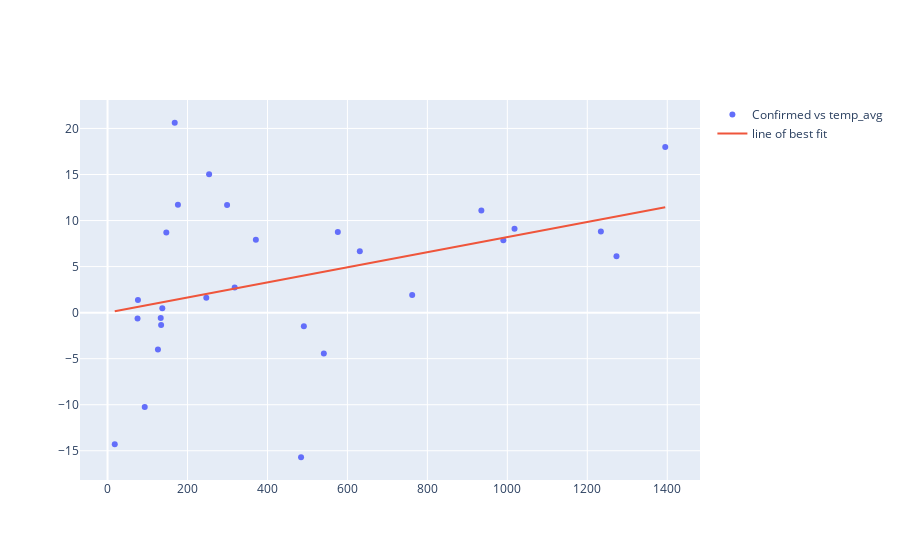
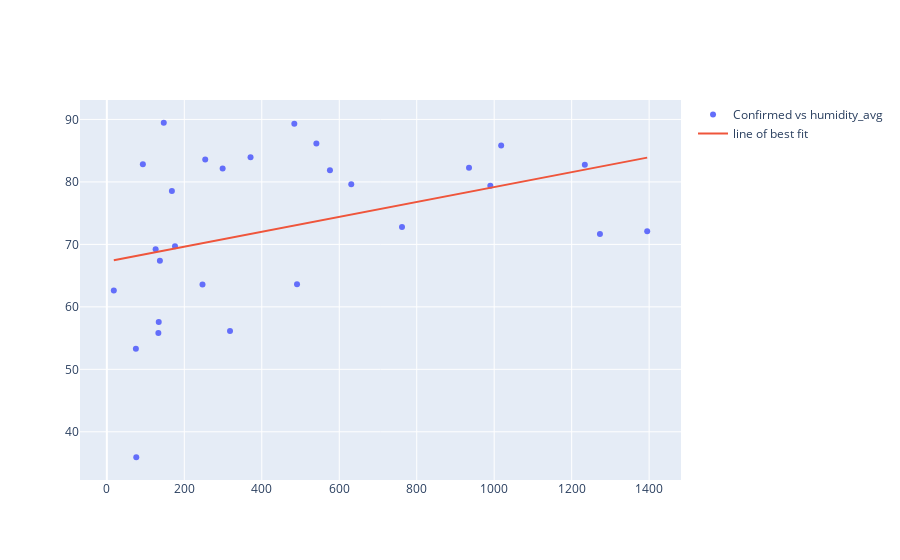

Notebook source saved alongside these figures, in order:
### Markdown cell above
### Data Visualization

### Code cell
x = m_data[1:]

reg = LinearRegression().fit(np.vstack(x['Confirmed']), x['temp_avg'])
x['bestfit'] = reg.predict(np.vstack(x['Confirmed']))
fig=go.Figure()
fig.add_trace(go.Scatter(name='Confirmed vs temp_avg', x=x['Confirmed'], y=x['temp_avg'], mode='markers'))
fig.add_trace(go.Scatter(name='line of best fit', x=x['Confirmed'], y=x['bestfit'], mode='lines'))
fig.show()


reg = LinearRegression().fit(np.vstack(x['Confirmed']), x['humidity_avg'])
x['bestfit'] = reg.predict(np.vstack(x['Confirmed']))
fig=go.Figure()
fig.add_trace(go.Scatter(name='Confirmed vs humidity_avg', x=x['Confirmed'], y=x['humidity_avg'], mode='markers'))
fig.add_trace(go.Scatter(name='line of best fit', x=x['Confirmed'], y=x['bestfit'], mode='lines'))
fig.show()

# fig = px.bar(x, y="Confirmed", x="Region", title='Confirmed vs Region')
# fig.show()

### Figure 1 — Plotly figure (JSON) as saved in the notebook; plotly's stock layout.template omitted (floating-point values rounded to 4 significant figures)
{"data": [{"mode": "markers", "name": "Confirmed vs temp_avg", "type": "scatter", "x": [1395, 1273, 1234, 1018, 990, 935, 762, 631, 576, 541, 491, 484, 371, 318, 299, 254, 247, 176, 168, 147, 137, 134, 133, 126, 93, 76, 75, 18], "y": [17.98, 6.115, 8.808, 9.116, 7.867, 11.08, 1.927, 6.665, 8.751, -4.438, -1.483, -15.7, 7.924, 2.728, 11.68, 15.03, 1.629, 11.71, 20.62, 8.692, 0.483, -1.334, -0.5857, -4.003, -10.26, 1.358, -0.6473, -14.3]}, {"mode": "lines", "name": "line of best fit", "type": "scatter", "x": [1395, 1273, 1234, 1018, 990, 935, 762, 631, 576, 541, 491, 484, 371, 318, 299, 254, 247, 176, 168, 147, 137, 134, 133, 126, 93, 76, 75, 18], "y": [11.44, 10.44, 10.12, 8.35, 8.12, 7.669, 6.25, 5.175, 4.723, 4.436, 4.026, 3.968, 3.041, 2.606, 2.45, 2.081, 2.024, 1.441, 1.376, 1.203, 1.121, 1.097, 1.088, 1.031, 0.7602, 0.6207, 0.6125, 0.1448]}], "layout": {}}

### Figure 2 — Plotly figure (JSON) as saved in the notebook; plotly's stock layout.template omitted (floating-point values rounded to 4 significant figures)
{"data": [{"mode": "markers", "name": "Confirmed vs humidity_avg", "type": "scatter", "x": [1395, 1273, 1234, 1018, 990, 935, 762, 631, 576, 541, 491, 484, 371, 318, 299, 254, 247, 176, 168, 147, 137, 134, 133, 126, 93, 76, 75, 18], "y": [72.1, 71.65, 82.74, 85.83, 79.38, 82.28, 72.79, 79.62, 81.87, 86.15, 63.62, 89.32, 83.97, 56.14, 82.15, 83.59, 63.59, 69.69, 78.56, 89.47, 67.37, 57.58, 55.8, 69.23, 82.81, 35.93, 53.27, 62.61]}, {"mode": "lines", "name": "line of best fit", "type": "scatter", "x": [1395, 1273, 1234, 1018, 990, 935, 762, 631, 576, 541, 491, 484, 371, 318, 299, 254, 247, 176, 168, 147, 137, 134, 133, 126, 93, 76, 75, 18], "y": [83.89, 82.43, 81.97, 79.39, 79.06, 78.4, 76.33, 74.77, 74.11, 73.7, 73.1, 73.02, 71.67, 71.04, 70.81, 70.27, 70.19, 69.34, 69.25, 69.0, 68.88, 68.84, 68.83, 68.74, 68.35, 68.15, 68.14, 67.46]}], "layout": {}}
